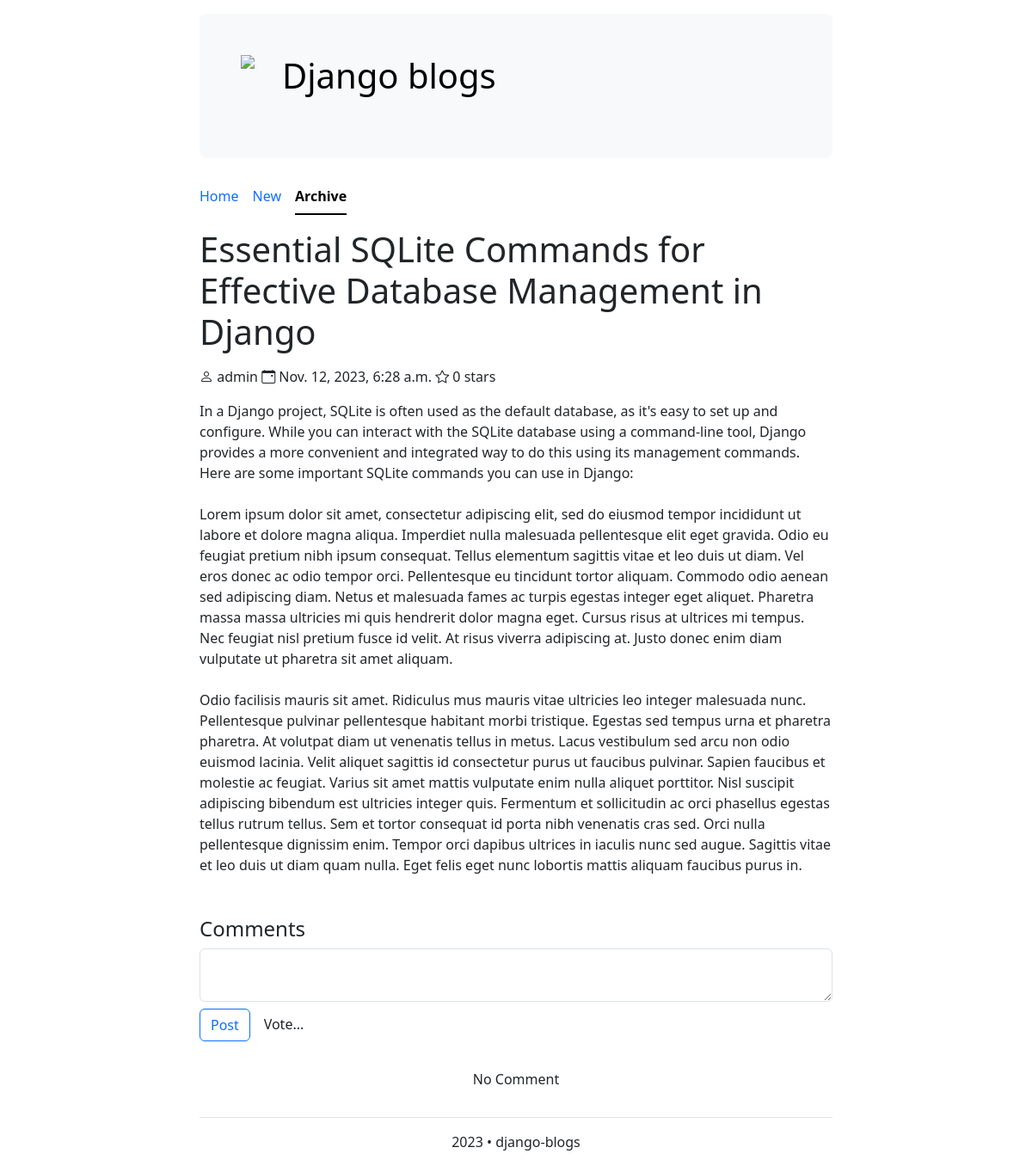
Page /post/4/detail on the committed database.
### post/models.py (models this page shows, shortened)
class Post(models.Model):
    title = models.CharField(max_length=100)
    author = models.ForeignKey(
        "auth.User",
        on_delete=models.CASCADE,
    )
    body = models.TextField()
    created_at = models.DateTimeField(auto_now=True)
    def stars(self):
        comments = self.post_comment.all()
        sum_user_star = 0
        total_user_stars = len(comments)
        if total_user_stars > 0:
            for comment in comments:
                sum_user_star += comment.user_rating
            return sum_user_star // total_user_stars
        else:
            return 0

### post/views.py (the view)
# urls.py: path("<int:pk>/detail", PostDetailView.as_view(), name="post_detail"),
class PostDetailView(DetailView):
    model = Post
    context_object_name = "post"
    template_name = "post_detail.html"
    def get_context_data(self, **kwargs):
        context = super().get_context_data()
        context["name"] = "post_list"
        return context

### post/templates/post_detail.html (shortened to what this page needs)
{% extends 'main_layout.html' %}
{% block content %}
    <h1 class="my-3">{{ post.title }}</h1>
    <p>
        <i class="bi bi-person"></i> {{ post.author }}
        <i class="bi bi-calendar-event"></i> {{ post.created_at }}
        <i class="bi bi-star"></i> {{ post.stars }} stars</p>
    <p>{{ post.body|safe }}</p>
    <a name="comment"><h4 class="mt-5">Comments</h4></a>
    <form action="{% url 'add_post_comment' post.id %}" method="post" class="pb-3">
        <div class="row g-3">
            <div class="col">
                <textarea class="form-control" name="comment" id="" rows="2"></textarea>
            </div>
        </div>
        <div class="row g-3 pt-2">
            <div class="col-1">
                <input type="submit" value="Post" class="btn btn-outline-primary" required="required">
            </div>
            <div class="col-3">
                <select name="user_star" class="form-control" style="border: 0" required="required">
                    <option selected>Vote...</option>
                </select>
            </div>
        </div>
    </form>
    {% for comment in post.post_comment.all %}
        {% if comment.is_approved == True %}
            <div>
                <p>{{ comment.date_created }} · {{ comment.user_rating }} stars</p>
                <p>{{ comment.comment_text }}</p>
            </div>
        {% endif %}
    {% empty %}
        <div>
            <p class="pt-3 text-center">No Comment</p>
        </div>
    {% endfor %}
{% endblock %}

### rows in the picture
Post: title "Essential SQLite Commands for Effective Database Management in Django", author "admin", created_at "Nov. 12, 2023, 6:28 a.m.", stars "0", body "In a Django project, SQLite is often used as the default database, as it's easy to set up and configure. While you can interact with the SQLite database using a command-line tool, Django provides a more convenient and integrated way to do this using its management commands. Here are some important SQLite commands you can use in Django: Lorem ipsum dolor sit amet, consectetur adipiscing elit, sed do eiusmod tempor incididunt ut labore et dolore magna aliqua. Imperdiet nulla malesuada pellentesque elit eget gravida. Odio eu feugiat pretium nibh ipsum consequat. Tellus elementum sagittis vitae et leo duis ut diam. Vel eros donec ac odio tempor orci. Pellentesque eu tincidunt tortor aliquam.…"
